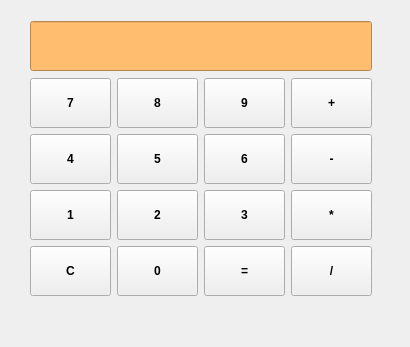
<?xml version="1.0" encoding="UTF-8"?>
<ui version="4.0">
 <class>Calculatrice</class>
 <widget class="QWidget" name="Calculatrice">
  <property name="geometry">
   <rect>
    <x>0</x>
    <y>0</y>
    <width>410</width>
    <height>347</height>
   </rect>
  </property>
  <property name="windowTitle">
   <string>Calculatrice</string>
  </property>
  <widget class="QWidget" name="layoutWidget">
   <property name="enabled">
    <bool>true</bool>
   </property>
   <property name="geometry">
    <rect>
     <x>30</x>
     <y>20</y>
     <width>342</width>
     <height>278</height>
    </rect>
   </property>
   <property name="font">
    <font>
     <bold>true</bold>
    </font>
   </property>
   <layout class="QGridLayout" name="gridLayout_2">
    <item row="0" column="0">
     <widget class="QLineEdit" name="lineEditAfficheur">
      <property name="enabled">
       <bool>true</bool>
      </property>
      <property name="minimumSize">
       <size>
        <width>0</width>
        <height>50</height>
       </size>
      </property>
      <property name="font">
       <font>
        <bold>true</bold>
       </font>
      </property>
      <property name="styleSheet">
       <string notr="true">background-color: rgb(255, 190, 111);</string>
      </property>
      <property name="readOnly">
       <bool>true</bool>
      </property>
     </widget>
    </item>
    <item row="1" column="0">
     <layout class="QGridLayout" name="gridLayout">
      <item row="0" column="0">
       <widget class="QPushButton" name="pushButton7">
        <property name="enabled">
         <bool>true</bool>
        </property>
        <property name="minimumSize">
         <size>
          <width>50</width>
          <height>50</height>
         </size>
        </property>
        <property name="font">
         <font>
          <bold>true</bold>
         </font>
        </property>
        <property name="text">
         <string>7</string>
        </property>
       </widget>
      </item>
      <item row="0" column="1">
       <widget class="QPushButton" name="pushButton8">
        <property name="enabled">
         <bool>true</bool>
        </property>
        <property name="minimumSize">
         <size>
          <width>50</width>
          <height>50</height>
         </size>
        </property>
        <property name="font">
         <font>
          <bold>true</bold>
         </font>
        </property>
        <property name="text">
         <string>8</string>
        </property>
       </widget>
      </item>
      <item row="0" column="2">
       <widget class="QPushButton" name="pushButton9">
        <property name="enabled">
         <bool>true</bool>
        </property>
        <property name="minimumSize">
         <size>
          <width>50</width>
          <height>50</height>
         </size>
        </property>
        <property name="font">
         <font>
          <bold>true</bold>
         </font>
        </property>
        <property name="text">
         <string>9</string>
        </property>
       </widget>
      </item>
      <item row="0" column="3">
       <widget class="QPushButton" name="pushButtonAdditionner">
        <property name="enabled">
         <bool>true</bool>
        </property>
        <property name="minimumSize">
         <size>
          <width>50</width>
          <height>50</height>
         </size>
        </property>
        <property name="font">
         <font>
          <bold>true</bold>
         </font>
        </property>
        <property name="text">
         <string>+</string>
        </property>
       </widget>
      </item>
      <item row="1" column="0">
       <widget class="QPushButton" name="pushButton4">
        <property name="enabled">
         <bool>true</bool>
        </property>
        <property name="minimumSize">
         <size>
          <width>50</width>
          <height>50</height>
         </size>
        </property>
        <property name="font">
         <font>
          <bold>true</bold>
         </font>
        </property>
        <property name="text">
         <string>4</string>
        </property>
       </widget>
      </item>
      <item row="1" column="1">
       <widget class="QPushButton" name="pushButton5">
        <property name="enabled">
         <bool>true</bool>
        </property>
        <property name="minimumSize">
         <size>
          <width>50</width>
          <height>50</height>
         </size>
        </property>
        <property name="font">
         <font>
          <bold>true</bold>
         </font>
        </property>
        <property name="text">
         <string>5</string>
        </property>
       </widget>
      </item>
      <item row="1" column="2">
       <widget class="QPushButton" name="pushButton6">
        <property name="enabled">
         <bool>true</bool>
        </property>
        <property name="minimumSize">
         <size>
          <width>50</width>
          <height>50</height>
         </size>
        </property>
        <property name="font">
         <font>
          <bold>true</bold>
         </font>
        </property>
        <property name="text">
         <string>6</string>
        </property>
       </widget>
      </item>
      <item row="1" column="3">
       <widget class="QPushButton" name="pushButtonSoustraire">
        <property name="enabled">
         <bool>true</bool>
        </property>
        <property name="minimumSize">
         <size>
          <width>50</width>
          <height>50</height>
         </size>
        </property>
        <property name="font">
         <font>
          <bold>true</bold>
         </font>
        </property>
        <property name="text">
         <string>-</string>
        </property>
       </widget>
      </item>
      <item row="2" column="0">
       <widget class="QPushButton" name="pushButton1">
        <property name="enabled">
         <bool>true</bool>
        </property>
        <property name="minimumSize">
         <size>
          <width>50</width>
          <height>50</height>
         </size>
        </property>
        <property name="font">
         <font>
          <bold>true</bold>
         </font>
        </property>
        <property name="text">
         <string>1</string>
        </property>
       </widget>
      </item>
      <item row="2" column="1">
       <widget class="QPushButton" name="pushButton2">
        <property name="enabled">
         <bool>true</bool>
        </property>
        <property name="minimumSize">
         <size>
          <width>50</width>
          <height>50</height>
         </size>
        </property>
        <property name="font">
         <font>
          <bold>true</bold>
         </font>
        </property>
        <property name="text">
         <string>2</string>
        </property>
       </widget>
      </item>
      <item row="2" column="2">
       <widget class="QPushButton" name="pushButton3">
        <property name="enabled">
         <bool>true</bool>
        </property>
        <property name="minimumSize">
         <size>
          <width>50</width>
          <height>50</height>
         </size>
        </property>
        <property name="font">
         <font>
          <bold>true</bold>
         </font>
        </property>
        <property name="text">
         <string>3</string>
        </property>
       </widget>
      </item>
      <item row="2" column="3">
       <widget class="QPushButton" name="pushButtonMultiplier">
        <property name="enabled">
         <bool>true</bool>
        </property>
        <property name="minimumSize">
         <size>
          <width>50</width>
          <height>50</height>
         </size>
        </property>
        <property name="font">
         <font>
          <bold>true</bold>
         </font>
        </property>
        <property name="text">
         <string>*</string>
        </property>
       </widget>
      </item>
      <item row="3" column="0">
       <widget class="QPushButton" name="pushButtonEffacer">
        <property name="enabled">
         <bool>true</bool>
        </property>
        <property name="minimumSize">
         <size>
          <width>50</width>
          <height>50</height>
         </size>
        </property>
        <property name="font">
         <font>
          <bold>true</bold>
         </font>
        </property>
        <property name="text">
         <string>C</string>
        </property>
       </widget>
      </item>
      <item row="3" column="1">
       <widget class="QPushButton" name="pushButton0">
        <property name="enabled">
         <bool>true</bool>
        </property>
        <property name="minimumSize">
         <size>
          <width>50</width>
          <height>50</height>
         </size>
        </property>
        <property name="font">
         <font>
          <bold>true</bold>
         </font>
        </property>
        <property name="text">
         <string>0</string>
        </property>
       </widget>
      </item>
      <item row="3" column="2">
       <widget class="QPushButton" name="pushButtonEgal">
        <property name="enabled">
         <bool>true</bool>
        </property>
        <property name="minimumSize">
         <size>
          <width>50</width>
          <height>50</height>
         </size>
        </property>
        <property name="font">
         <font>
          <bold>true</bold>
         </font>
        </property>
        <property name="text">
         <string>=</string>
        </property>
       </widget>
      </item>
      <item row="3" column="3">
       <widget class="QPushButton" name="pushButtonDiviser">
        <property name="enabled">
         <bool>true</bool>
        </property>
        <property name="minimumSize">
         <size>
          <width>50</width>
          <height>50</height>
         </size>
        </property>
        <property name="font">
         <font>
          <bold>true</bold>
         </font>
        </property>
        <property name="text">
         <string>/</string>
        </property>
       </widget>
      </item>
     </layout>
    </item>
   </layout>
  </widget>
 </widget>
 <resources/>
 <connections/>
</ui>
